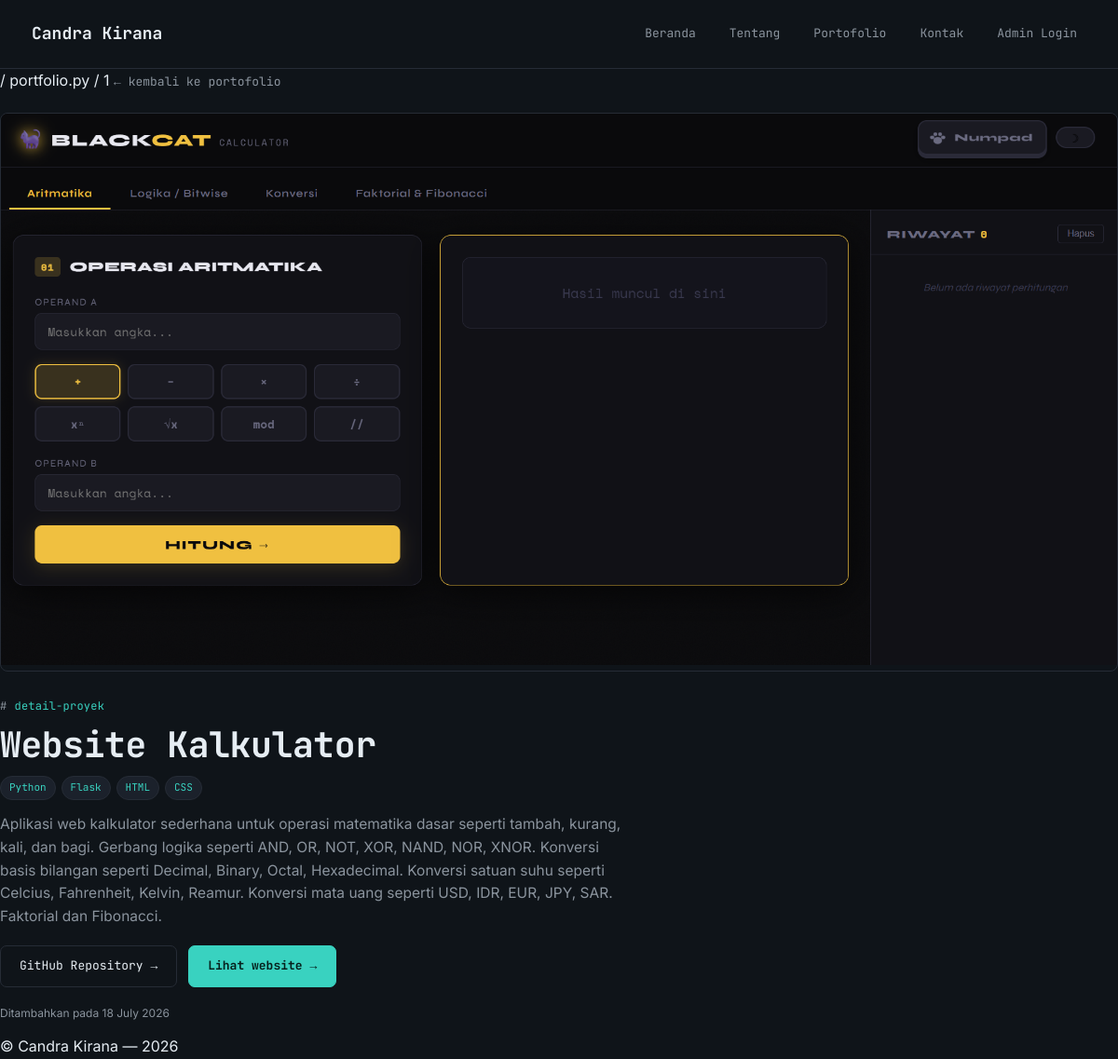
The page /portfolio/1 on the database its author committed.
### models.py (models this page shows, shortened)
class Project(db.Model):
    __tablename__ = 'projects'
    id = db.Column(db.Integer, primary_key=True)
    title = db.Column(db.String(150), nullable=False)
    description = db.Column(db.Text, nullable=False)
    technologies = db.Column(db.String(200))  # disimpan sebagai string dipisah koma
    image_file = db.Column(db.String(120), default='default-project.png')
    github_link = db.Column(db.String(200))
    live_link = db.Column(db.String(200))
    created_at = db.Column(db.DateTime, default=datetime.utcnow)
    def tech_list(self):
        if not self.technologies:
            return []
        return [t.strip() for t in self.technologies.split(',') if t.strip()]

### app.py (the view)
@app.route('/portfolio/<int:project_id>')
def project_detail(project_id):
    project = Project.query.get_or_404(project_id)
    return render_template('project_detail.html', project=project)

### app.py (called while the page is built)
def get_profile():
    profile = Profile.query.first()
    if profile is None:
        profile = Profile()
        db.session.add(profile)
        db.session.commit()
    return profile

@app.context_processor
def inject_globals():
    try:
        profile = get_profile()
    except Exception:
        profile = None
    return {
        'site_name': app.config.get('SITE_NAME', 'Portofolio'),
        'current_year': datetime.utcnow().year,
        'profile': profile,
    }

### templates/project_detail.html (shortened to what this page needs)
{% extends 'base.html' %}
{% block titlebar_path %}/ portfolio.py / {{ project.id }}{% endblock %}
{% block content %}
<a href="{{ url_for('portfolio') }}" class="back-link">← kembali ke portofolio</a>
<div class="detail-hero">
  <img src="{{ url_for('static', filename='uploads/' + project.image_file) if project.image_file != 'default-project.png' else url_for('static', filename='img/default-project.svg') }}" alt="{{ project.title }}">
</div>
<div class="eyebrow">detail-proyek</div>
<h1>{{ project.title }}</h1>
<div class="tag-row">
  {% for tech in project.tech_list() %}
  <span class="tag">{{ tech }}</span>
  {% endfor %}
</div>
<p style="max-width: 70ch; font-size: 15.5px;">{{ project.description }}</p>
<div class="detail-links">
  {% if project.github_link %}
  <a href="{{ project.github_link }}" target="_blank" rel="noopener" class="btn btn-outline">GitHub Repository →</a>
  {% endif %}
  {% if project.live_link %}
  <a href="{{ project.live_link }}" target="_blank" rel="noopener" class="btn btn-primary">Lihat website →</a>
  {% endif %}
</div>
<p class="form-hint">Ditambahkan pada {{ project.created_at.strftime('%d %B %Y') }}</p>
{% endblock %}

### static/css/style.css (style rules this page uses)
:root { --bg: #0F1419; --panel: #161B22; --panel-alt: #1B212B; --border: #262C36; --text: #E6EDF3; --muted: #8B949E; --cyan: #39D2C0; --amber: #E3B341; --pink: #E36BAE; --blue: #6CA0E8; --red: #F0685C; --font-display: 'JetBrains Mono', 'Courier New', monospace; --font-body: 'Inter', -apple-system, BlinkMacSystemFont, sans-serif; --radius: 8px; }
* { box-sizing: border-box; }
html, body { margin: 0; padding: 0; background: var(--bg); color: var(--text); font-family: var(--font-body); line-height: 1.6; }
a { color: inherit; text-decoration: none; }
img { max-width: 100%; display: block; }
.eyebrow { font-family: var(--font-display); font-size: 12px; color: var(--cyan); letter-spacing: 0.02em; margin-bottom: 10px; display: flex; align-items: center; gap: 8px; }
.eyebrow::before { content: '#'; color: var(--muted); }
h1, h2, h3, h4 { font-family: var(--font-display); font-weight: 700; margin: 0 0 12px; letter-spacing: -0.01em; }
h1 { font-size: 38px; line-height: 1.15; }
p { color: var(--muted); margin: 0 0 14px; }
.btn { font-family: var(--font-display); font-size: 13px; padding: 11px 20px; border-radius: 7px; border: 1px solid var(--border); display: inline-flex; align-items: center; gap: 8px; cursor: pointer; transition: all .15s ease; background: transparent; color: var(--text); }
.btn-primary { background: var(--cyan); color: #06201C; border-color: var(--cyan); font-weight: 700; }
.tag-row { display: flex; flex-wrap: wrap; gap: 6px; margin: 10px 0 14px; }
.tag { font-family: var(--font-display); font-size: 11px; padding: 3px 9px; border-radius: 999px; background: var(--panel-alt); border: 1px solid var(--border); color: var(--cyan); }
.detail-hero { border-radius: var(--radius); overflow: hidden; border: 1px solid var(--border); margin-bottom: 28px; aspect-ratio: 16/8; }
.detail-links { display: flex; gap: 12px; margin: 18px 0; flex-wrap: wrap; }
.back-link { font-family: var(--font-display); font-size: 13px; color: var(--muted); display: inline-block; margin-bottom: 22px; }
.form-hint { font-size: 12px; color: var(--muted); margin-top: 6px; }

### rows shown on the page
Project: id "1", image_file (picture), title "Website Kalkulator", description "Aplikasi web kalkulator sederhana untuk operasi matematika dasar seperti tambah, kurang, kali, dan bagi. Gerbang logika seperti AND, OR, NOT, XOR, NAND, NOR, XNOR. Konversi basis bilangan seperti Decimal, Binary, Octal, Hexadecimal. Konversi satuan suhu seperti Celcius, Fahrenheit, Kelvin, Reamur. Konversi mata uang seperti USD, IDR, EUR, JPY, SAR. Faktorial dan Fibonacci.", created_at "18 July 2026"

### other values the page prints
{{ tech }} "Python" "Flask" "HTML" "CSS"
